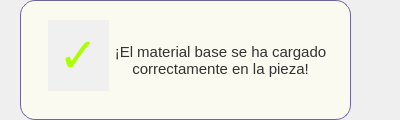
<?xml version="1.0" encoding="UTF-8"?>
<ui version="4.0">
 <class>NotificationDialog</class>
 <widget class="QDialog" name="NotificationDialog">
  <property name="geometry">
   <rect>
    <x>0</x>
    <y>0</y>
    <width>400</width>
    <height>120</height>
   </rect>
  </property>
  <property name="minimumSize">
   <size>
    <width>400</width>
    <height>120</height>
   </size>
  </property>
  <property name="maximumSize">
   <size>
    <width>400</width>
    <height>120</height>
   </size>
  </property>
  <property name="windowTitle">
   <string>Notificación</string>
  </property>
  <property name="styleSheet">
   <string notr="true">#containerWidget {
    background-color: #fafafaf1;
    border-radius: 15px;
    border: 1px solid #71639e;
}

QLabel {
    color: #333;
}
</string>
  </property>
  <widget class="QWidget" name="containerWidget" native="true">
   <property name="geometry">
    <rect>
     <x>20</x>
     <y>0</y>
     <width>331</width>
     <height>120</height>
    </rect>
   </property>
   <widget class="QLabel" name="lblMessage">
    <property name="geometry">
     <rect>
      <x>60</x>
      <y>20</y>
      <width>281</width>
      <height>81</height>
     </rect>
    </property>
    <property name="font">
     <font>
      <pointsize>11</pointsize>
     </font>
    </property>
    <property name="text">
     <string>¡El material base se ha cargado
correctamente en la pieza!</string>
    </property>
    <property name="alignment">
     <set>Qt::AlignCenter</set>
    </property>
    <property name="wordWrap">
     <bool>true</bool>
    </property>
   </widget>
   <widget class="QLabel" name="lblIcon">
    <property name="geometry">
     <rect>
      <x>28</x>
      <y>20</y>
      <width>61</width>
      <height>71</height>
     </rect>
    </property>
    <property name="font">
     <font>
      <pointsize>36</pointsize>
      <weight>75</weight>
      <bold>true</bold>
     </font>
    </property>
    <property name="styleSheet">
     <string notr="true">QLabel {
    color:rgb(170, 255, 0);
	background-color: rgb(240, 240, 240);
    border-radius: 30px #218838; /* Mitad del ancho/alto para hacerlo un círculo perfecto */
	border-color: 2xp solid #28a745;
}</string>
    </property>
    <property name="text">
     <string>✓</string>
    </property>
    <property name="alignment">
     <set>Qt::AlignCenter</set>
    </property>
   </widget>
  </widget>
 </widget>
 <resources/>
 <connections/>
</ui>
